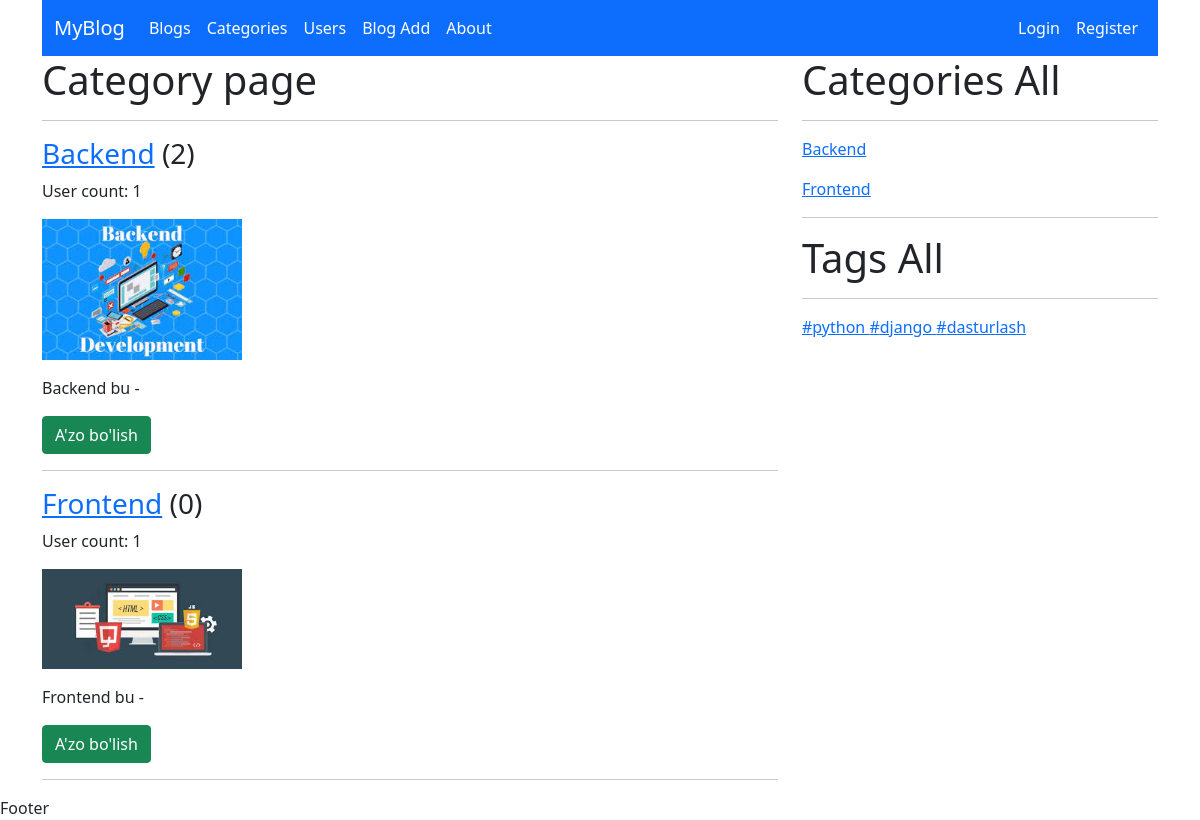
The page /category-list/ on the database as committed earlier.
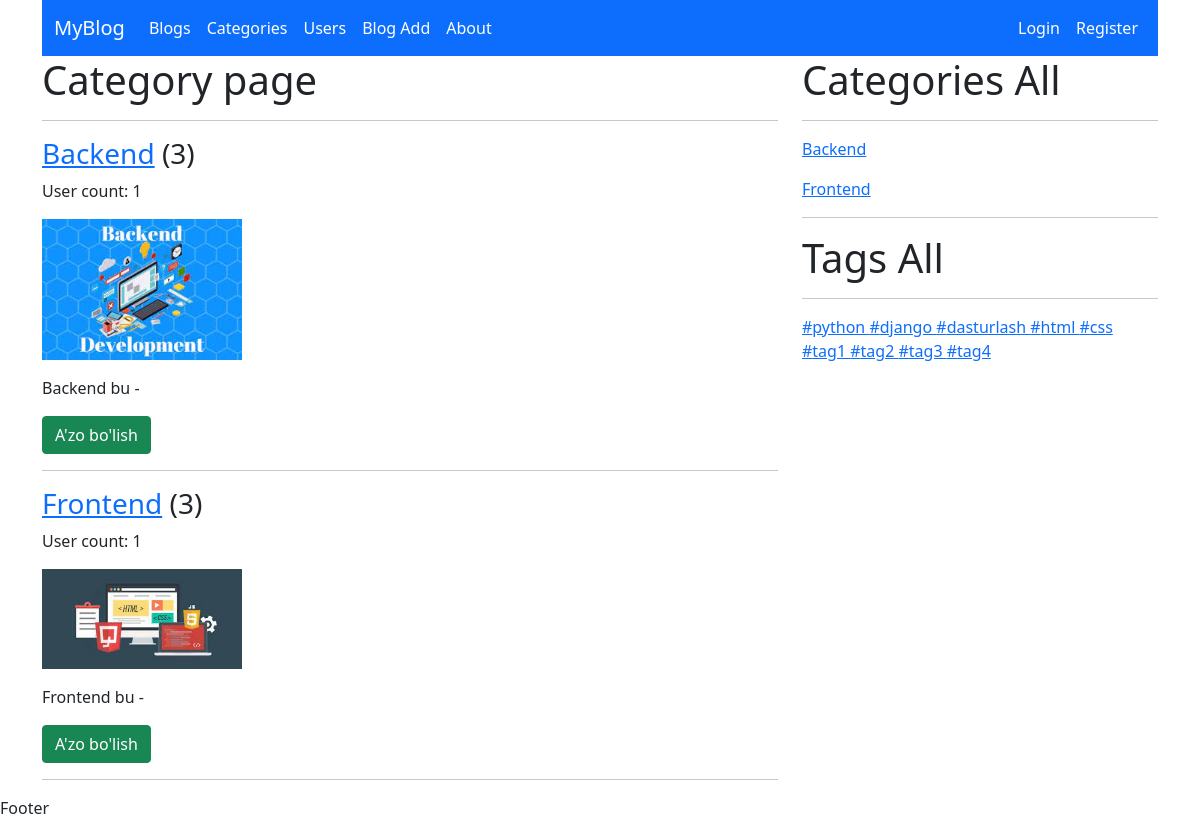
The same page on the database as committed later.
### blog/models.py (models this page shows, shortened)
class Category(models.Model):
    name = models.CharField(max_length=100)
    slug = models.SlugField(max_length=100, unique=True)
    image = models.ImageField(upload_to='category/')
    description = RichTextField()
    user = models.ManyToManyField(UserProfile)

class Tag(models.Model):
    name = models.CharField(max_length=100)
    slug = models.SlugField(max_length=100, unique=True)

### blog/views.py (the view)
# urls.py: path('category-list/', CategoryList.as_view(), name='category_list'),
class CategoryList(ListView, BasicView):
    model = Category
    context_object_name = 'category_list'
    template_name = 'category_list.html'
    def get_context_data(self, **kwargs):
        context = super().get_context_data(**kwargs)
        context['categories'] = self.category()
        context['tags'] = self.tag()
        return context

### blog/views.py (called while the page is built)
    def category(self):
        categories = Category.objects.all()
        return categories

    def tag(self):
        tags = Tag.objects.all()
        return tags

### templates/category_list.html (shortened to what this page needs)
{% extends 'base.html' %}
{% block content %}
    <h1>Category page</h1>
    <hr>
    {% for c in category_list %}
        <h3><a href="{% url 'category_blog' c.slug %}">{{ c.name }}</a> ({{ c.blog.count }})</h3>
        <p>User count: {{ c.user.count }}</p>
        <img style="width: 200px;" src="{{ c.image.url }}" alt="Bu rasm">
        <p>{{ c.description|truncatechars_html:100|safe }}</p>
        {% if request.user in c.user.all %}
            <a class="btn btn-danger" href="{% url 'category_add_user' c.slug %}">Tark etish</a>
            <a class="btn btn-primary" href="{% url 'create' %}">Add blog</a>
        {% else %}
            <a class="btn btn-success" href="{% url 'category_add_user' c.slug %}">A'zo bo'lish</a>
        {% endif %}
        <hr>
    {% endfor %}
{% endblock %}

### templates/base.html (shortened to what this page needs)
<!DOCTYPE html>
<html lang="en">
<head>
    {% load static %}
    <link rel="stylesheet" href="{% static 'css/bootstrap.css' %}">
</head>
<body>
<div class="container">
    {% include 'header.html' %}
    <div class="row">
        <div class="col-lg-8">
            {% block content %}
            {% endblock %}
        </div>
        <div class="col-lg-4">
            <h1>Categories All</h1>
            <hr>
            {% for c in categories %}
                <p><a href="{% url 'category_blog' c.slug %}">{{ c.name }}</a></p>
            {% endfor %}
            <hr>
            <h1>Tags All</h1>
            <hr>
            {% for tag in tags %}
                <a href="{% url 'tag_blog' tag.slug %}">#{{ tag.name }} </a>
            {% endfor %}
        </div>
    </div>
</div>
<footer>
    Footer
</footer>
</body>
</html>

Rows that differ between the two databases and show on the page:
computed for Category "Backend": blog.count "2" → "3"
computed for Category "Frontend": blog.count "0" → "3"
added Tag: name "html"
added Tag: name "css"
added Tag: name "tag1"
added Tag: name "tag2"
added Tag: name "tag3"
added Tag: name "tag4"
